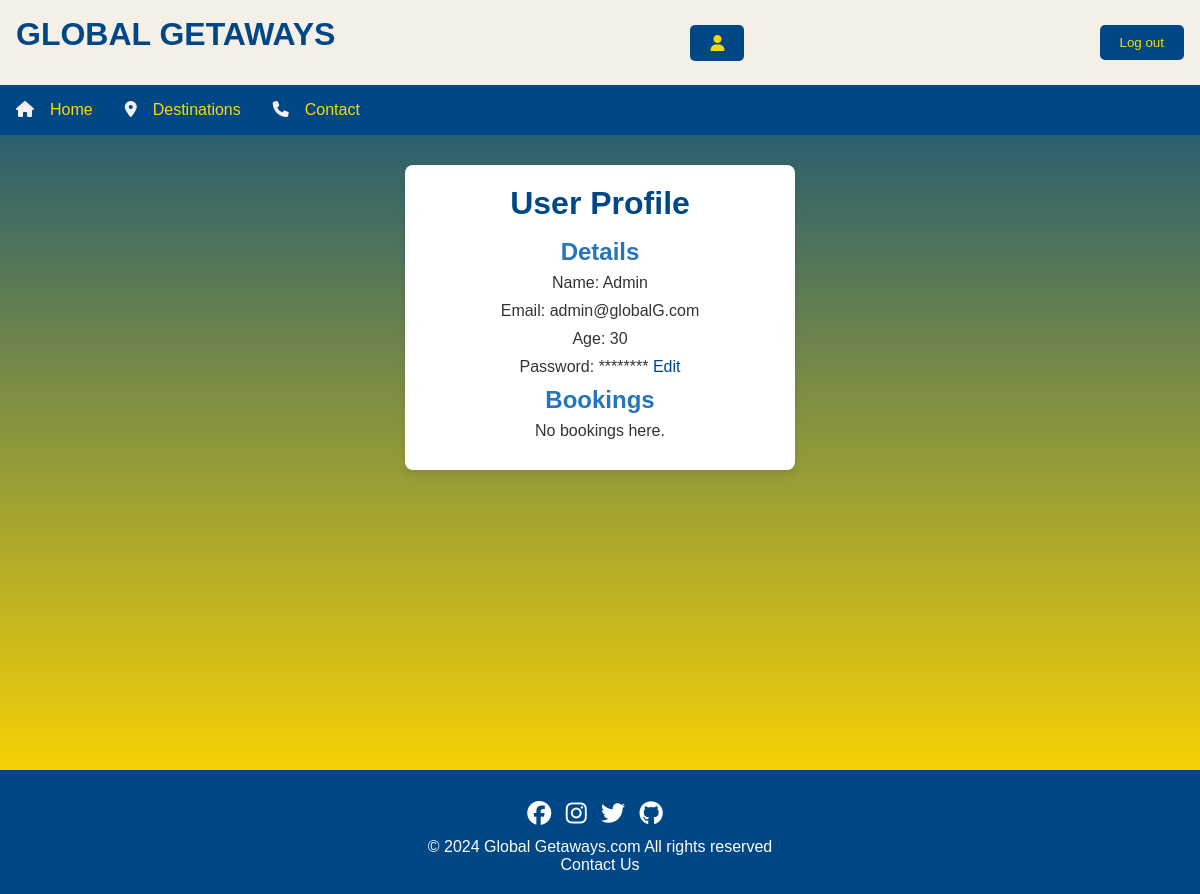
Page /root/profilePage.php (signed in) on the committed database.
### tables this page shows
CREATE TABLE `User` (
                        `id` int(11) NOT NULL,
                        `FullName` varchar(45) NOT NULL,
                        `Email` varchar(45) NOT NULL,
                        `Age` varchar(45) NOT NULL,
                        `Password` varchar(255) NOT NULL
);

### root/classes/User.php (called while the page is built, shortened)
<?php
class User {
    private $db;
    public function __construct() {
        global $connection;
        $this->db = $connection;
    }
    public function getUserDetails($id) {
        $stmt = $this->db->prepare("SELECT * FROM User WHERE id = ? LIMIT 1");
        $stmt->execute([$id]);
        return $stmt->fetch(PDO::FETCH_ASSOC);
    }
}
?>

### root/profilePage.php (the view, shortened to what this page needs)
<?php
require_once "templates/header.php";
require_once "connection/connectionToDB.php";
require_once "classes/User.php";
$user = new User($connection);
$userDetails = $user->getUserDetails($_SESSION['user_id']);
$productManager = new ProductManager($connection);
$purchasedProducts = $productManager->fetchPurchasedProducts($_SESSION['user_id']);
?>
<!DOCTYPE html>
<html lang="en">
<head>
    <link rel="stylesheet" href="css/profile.css">
</head>
<body>
<div class="UserProfile">
    <h1>User Profile</h1>
    <div class="user-details">
        <h2>Details</h2>
        <p>Name: <?php echo htmlspecialchars($userDetails['FullName']); ?></p>
        <p>Email: <?php echo htmlspecialchars($userDetails['Email']); ?></p>
        <p>Age: <?php echo htmlspecialchars($userDetails['Age']); ?></p>
        <p>Password: ******** <a href="#" onclick="document.getElementById('passwordChangeForm').style.display='block'">Edit</a></p>
        <h2>Bookings</h2>
        <?php if (empty($purchasedProducts)): ?>
            <p>No bookings here.</p>
        <?php endif; ?>
    </div>
</div>
</body>
<br> <br> <br> <br> <br> <br> <br> <br> <br> <br> <br> <br> <br> <br> <br>
</html>
<?php
require "templates/footer.php";
?>

### root/css/style.css (style rules this page uses)
body, h1, h2, h3, p, ul, li, a, button { margin: 0; padding: 0; font-family: 'Arial', sans-serif; box-sizing: border-box; }
h1,h2 { color: #f5f1f1; }
body { background: linear-gradient(to bottom, #004785, #ffd700); height: 100vh; }

### root/css/profile.css (style rules this page uses)
.UserProfile { background-color: white; width: 100%; max-width: 350px; margin: 30px auto; border-radius: 8px; box-shadow: 0 4px 8px rgba(0, 0, 0, 0.1); padding: 20px; text-align: center; }
h1 { color: #004785; margin-bottom: 1rem; }
.user-details h2 { color: #2574be; margin-bottom: 0.5rem; }
.user-details p { color: #333; margin-bottom: 10px; font-size: 16px; }
.user-details a { color: #004785; text-decoration: none; }

### rows in the picture
user: FullName "Admin", Email "admin@globalG.com", Age "30"
